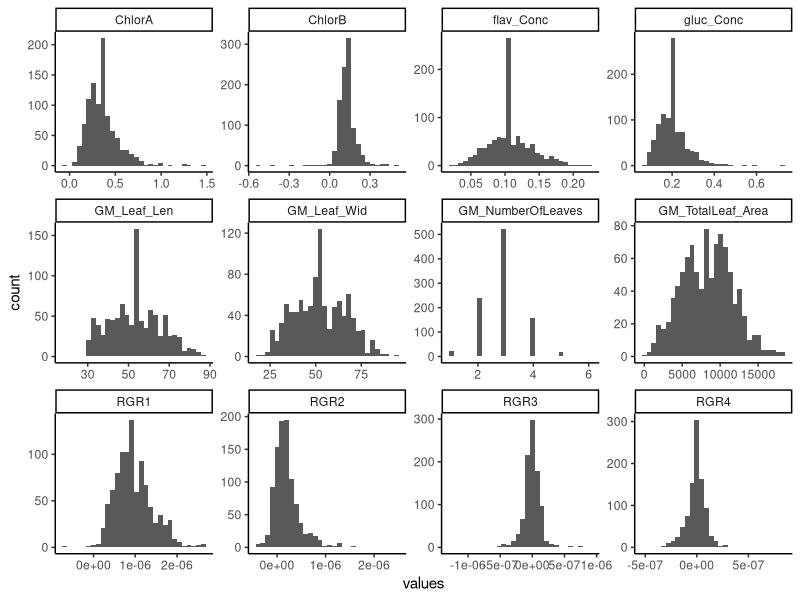
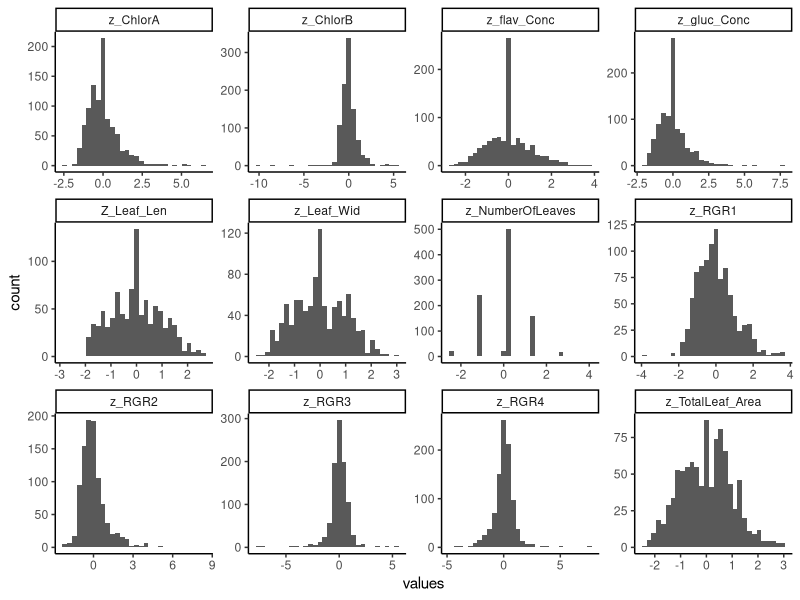
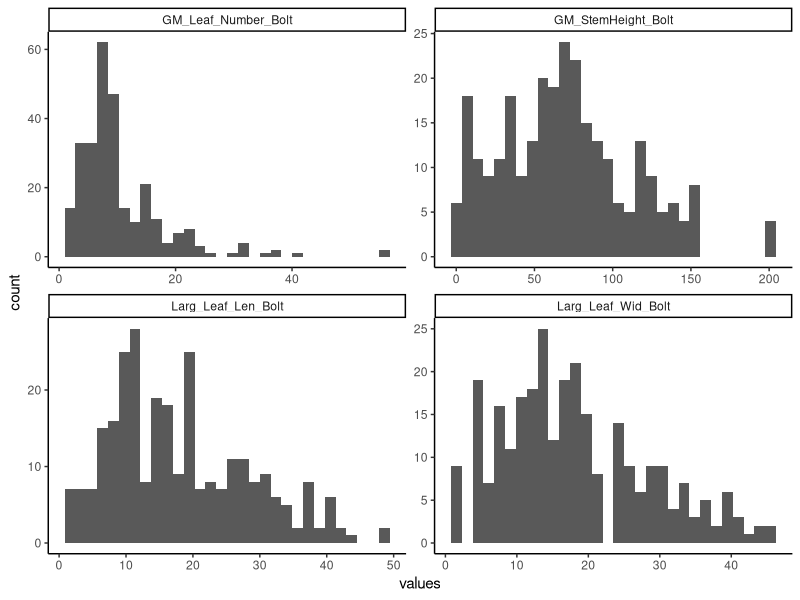
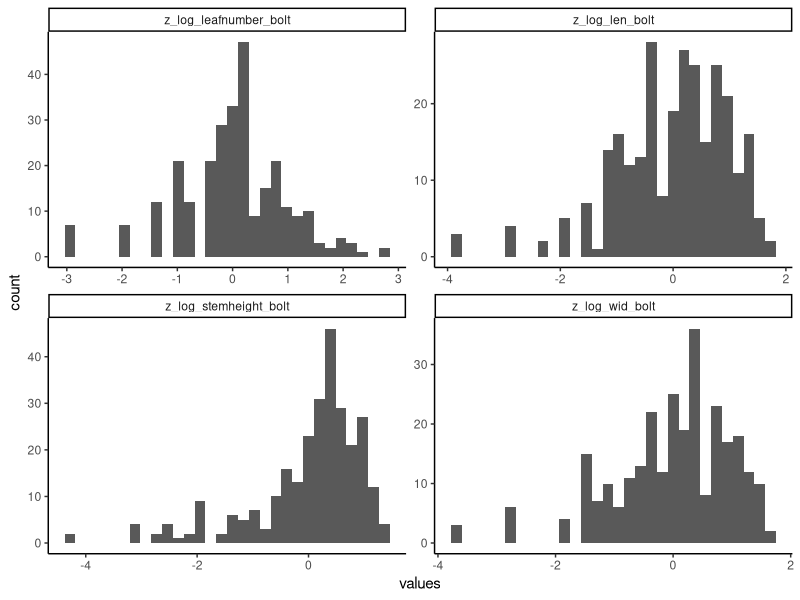

Source code (R) for these figures, in order:
#set working directory
getwd()
setwd("C:/Users/clari/Desktop/BIOL 432/Week10/432-Final-Project")

#load libraries
library(dplyr)
library(tidyverse)
library(tidyr)
library(ggplot2)

#load data
data<-read.csv("DataSynthesiscut.csv")

#separate out tag info into different lines

#create new columns to be turned into different aspects of the plant ID, and rename family to population, because theres another column that will actually eb the family
#remove un needed columns
data<-data%>%
  rename(population=Family)%>%
  mutate(petri_dish=Tag) %>%
  mutate(family=Tag) %>%
  mutate(common_garden=Tag)%>%
  select(-c("GM_Fecundity", "Fern", "ThripsDam", "WhiteFungDam", "BlackPathDam", "GM_Leaf_Len_Initial", "GM_NumberOfLeaves_Initial", "GM_Leaf_Number", "treatment", "GA3", "Region", "Latitude", "Longitude", "Altitude"))

#use regex to replace each plant id with only the aspect of the id needed
data$petri_dish<-sub("(\\w?).+","\\1", data$petri_dish)
data$family<-sub("\\w?\\|\\w+-([A-z0-9-]+)\\|.*", "\\1", data$family)
data$common_garden<-sub("\\w?\\|.+\\|(\\w)\\|.+", "\\1", data$common_garden)

#remove maples and data without info on common garden
data<-subset(data, population!="maple")
unique(data$common_garden)
data<-subset(data, population!="e|JBCHY1-1-50|?")
data<-subset(data, population!="b|WSSWM3-1-0|?|?")
data<-subset(data, population!="i163_2")

#Change data classes
str(data)
data$Tag<-as.factor(data$Tag)
data$petri_dish<-as.factor(data$petri_dish)
data$population<-as.factor(data$population)
data$family<-as.factor(data$family)
data$common_garden<-as.factor(data$common_garden)
data$ID<-as.factor(data$ID)
data$Sample<-as.factor(data$Sample)

#create mortality column
data<-data%>%
  mutate(mortality=Larg_Leaf_Len_Bolt)

data$mortality<-sub("\\d+","1", data$mortality)
data$mortality<-sub("Dead","0", data$mortality)

#impute missing data by replacing NA with means
data<-data%>%
  mutate(RGR1=ifelse(is.na(RGR1),mean(data$RGR1, na.rm=T),RGR1),
         RGR2=ifelse(is.na(RGR2),mean(data$RGR2, na.rm=T),RGR2),
         RGR3=ifelse(is.na(RGR3),mean(data$RGR3, na.rm=T),RGR3),
         RGR4=ifelse(is.na(RGR4),mean(data$RGR4, na.rm=T),RGR4),
         ChlorA=ifelse(is.na(ChlorA),mean(data$ChlorA, na.rm=T),ChlorA),
         ChlorB=ifelse(is.na(ChlorB),mean(data$ChlorB, na.rm=T),ChlorB),
         gluc_Conc=ifelse(is.na(gluc_Conc),mean(data$gluc_Conc, na.rm=T),gluc_Conc),
         flav_Conc=ifelse(is.na(flav_Conc),mean(data$flav_Conc, na.rm=T),flav_Conc),
         GM_Leaf_Len=ifelse(is.na(GM_Leaf_Len),mean(data$GM_Leaf_Len, na.rm=T),GM_Leaf_Len),
         GM_Leaf_Wid=ifelse(is.na(GM_Leaf_Wid),mean(data$GM_Leaf_Wid, na.rm=T),GM_Leaf_Wid),
         GM_TotalLeaf_Area =ifelse(is.na(GM_TotalLeaf_Area),mean(data$GM_TotalLeaf_Area, na.rm=T),GM_TotalLeaf_Area),
         GM_NumberOfLeaves =ifelse(is.na(GM_NumberOfLeaves),mean(data$GM_NumberOfLeaves, na.rm=T),GM_NumberOfLeaves)
)

#Check normality
long_data<-pivot_longer(data, c(8:15, 22:25), names_to="metric", values_to="values")

ggplot(long_data, aes(x=values)) +
  geom_histogram() +
  theme_classic() +
  facet_wrap(~metric, scales="free")

#do we want to check normality with qq plots as well? 
#ggplot(aes()) +
  #geom_qq() + stat_qq_line() + ggtitle ()

#transform everything to z scores
#DO YOU THINK THIS NEEDS ANY MORE DATA TRANSFORMATIONS, LIKE LOG TRANSFORMS?
#I DIDNT KNOW WHAT TO DO WITH THE COUNT DATA

## not sure if it makes a big difference but you can also calculate z-scores 
## using the following code: 
## df$var<-scale(df$var, center = TRUE, scale = TRUE)

data<-data%>%
  mutate(z_RGR1=(RGR1-mean(RGR1))/sd(RGR1),
         z_RGR2=(RGR2-mean(RGR2))/sd(RGR2),
         z_RGR3=(RGR3-mean(RGR3))/sd(RGR3),
         z_RGR4=(RGR4-mean(RGR4))/sd(RGR4),
         z_ChlorA=(ChlorA-mean(ChlorA))/sd(ChlorA),
         z_ChlorB=(ChlorB-mean(ChlorB))/sd(ChlorB),
         z_gluc_Conc=(gluc_Conc-mean(gluc_Conc))/sd(gluc_Conc),
         z_flav_Conc=(flav_Conc-mean(flav_Conc))/sd(flav_Conc),
         Z_Leaf_Len=(GM_Leaf_Len-mean(GM_Leaf_Len))/sd(GM_Leaf_Len),
         z_Leaf_Wid=(GM_Leaf_Wid-mean(GM_Leaf_Wid))/sd(GM_Leaf_Wid),
         z_TotalLeaf_Area=(GM_TotalLeaf_Area-mean(GM_TotalLeaf_Area))/sd(GM_TotalLeaf_Area),
         z_NumberOfLeaves=(GM_NumberOfLeaves-mean(GM_NumberOfLeaves))/sd(GM_NumberOfLeaves))

#how does it look after the transformation?
long_data<-pivot_longer(data, starts_with("z_"), names_to="metric", values_to="values")

ggplot(long_data, aes(x=values)) +
  geom_histogram() +
  theme_classic() +
  facet_wrap(~metric, scales="free")


#separate out bolt data
bolt_data<-subset(data, Larg_Leaf_Len_Bolt!="Dead")

bolt_data$Larg_Leaf_Len_Bolt<-as.numeric(bolt_data$Larg_Leaf_Len_Bolt)
bolt_data$Larg_Leaf_Wid_Bolt<-as.numeric(bolt_data$Larg_Leaf_Wid_Bolt)
bolt_data$GM_StemHeight_Bolt<-as.numeric(bolt_data$GM_StemHeight_Bolt)
bolt_data$GM_Leaf_Number_Bolt<-as.numeric(bolt_data$GM_Leaf_Number_Bolt)

head(bolt_data)
#impute NAs
bolt_data<-bolt_data%>%
  mutate(Larg_Leaf_Len_Bolt=ifelse(is.na(Larg_Leaf_Len_Bolt),mean(data$Larg_Leaf_Len_Bolt, na.rm=T),Larg_Leaf_Len_Bolt),
         Larg_Leaf_Wid_Bolt=ifelse(is.na(Larg_Leaf_Wid_Bolt),mean(data$Larg_Leaf_Wid_Bolt, na.rm=T),Larg_Leaf_Wid_Bolt),
         GM_StemHeight_Bolt=ifelse(is.na(GM_StemHeight_Bolt),mean(data$GM_StemHeight_Bolt, na.rm=T),GM_StemHeight_Bolt),
         GM_NumberOfLeaves=ifelse(is.na(GM_NumberOfLeaves),mean(data$GM_NumberOfLeaves, na.rm=T),GM_NumberOfLeaves))

#Select out needed data
data<-select(data, "Tag", "petri_dish", "population", "family", "common_garden", "ID", "gh_bench", "gh_col", "gh_row", "Row_Field", "Col_Field", starts_with("z_"), "mortality")
#affed common garden

#bolt data check for normality - needs log transformation
long_bolt_data<-pivot_longer(bolt_data, 18:21, names_to="metric", values_to="values")

ggplot(long_bolt_data, aes(x=values)) +
  geom_histogram() +
  theme_classic() +
  facet_wrap(~metric, scales="free")

#normalize bolt data and log transform
bolt_data<-bolt_data%>%
  mutate(Larg_Leaf_Len_Bolt=log(Larg_Leaf_Len_Bolt),
         Larg_Leaf_Wid_Bolt=log(Larg_Leaf_Wid_Bolt),
         GM_StemHeight_Bolt=log(GM_StemHeight_Bolt),
         GM_Leaf_Number_Bolt=log(GM_Leaf_Number_Bolt))%>%
  mutate(z_log_len_bolt=(Larg_Leaf_Len_Bolt-mean(Larg_Leaf_Len_Bolt))/sd(Larg_Leaf_Len_Bolt),
         z_log_wid_bolt=(Larg_Leaf_Wid_Bolt-mean(Larg_Leaf_Wid_Bolt))/sd(Larg_Leaf_Wid_Bolt),
         z_log_stemheight_bolt=(GM_StemHeight_Bolt-mean(GM_StemHeight_Bolt))/sd(GM_StemHeight_Bolt),
         z_log_leafnumber_bolt=(GM_Leaf_Number_Bolt-mean(GM_Leaf_Number_Bolt))/sd(GM_Leaf_Number_Bolt)) %>%
  select("Tag", "petri_dish", "population", "family", "ID", "gh_bench", "gh_col", "gh_row", "Row_Field", "Col_Field", starts_with("z_"), "mortality")


#check to see if the log transform did anything - looks much better
long_bolt_data<-pivot_longer(bolt_data, ends_with("bolt"), names_to="metric", values_to="values")
ggplot(long_bolt_data, aes(x=values)) +
  geom_histogram() +
  theme_classic() +
  facet_wrap(~metric, scales="free")


#write files into a csv
write.csv(data, file="./normalized_data.csv", row.names=F)
write.csv(bolt_data, file="./normalized_bolt_data.csv", row.names=F)
